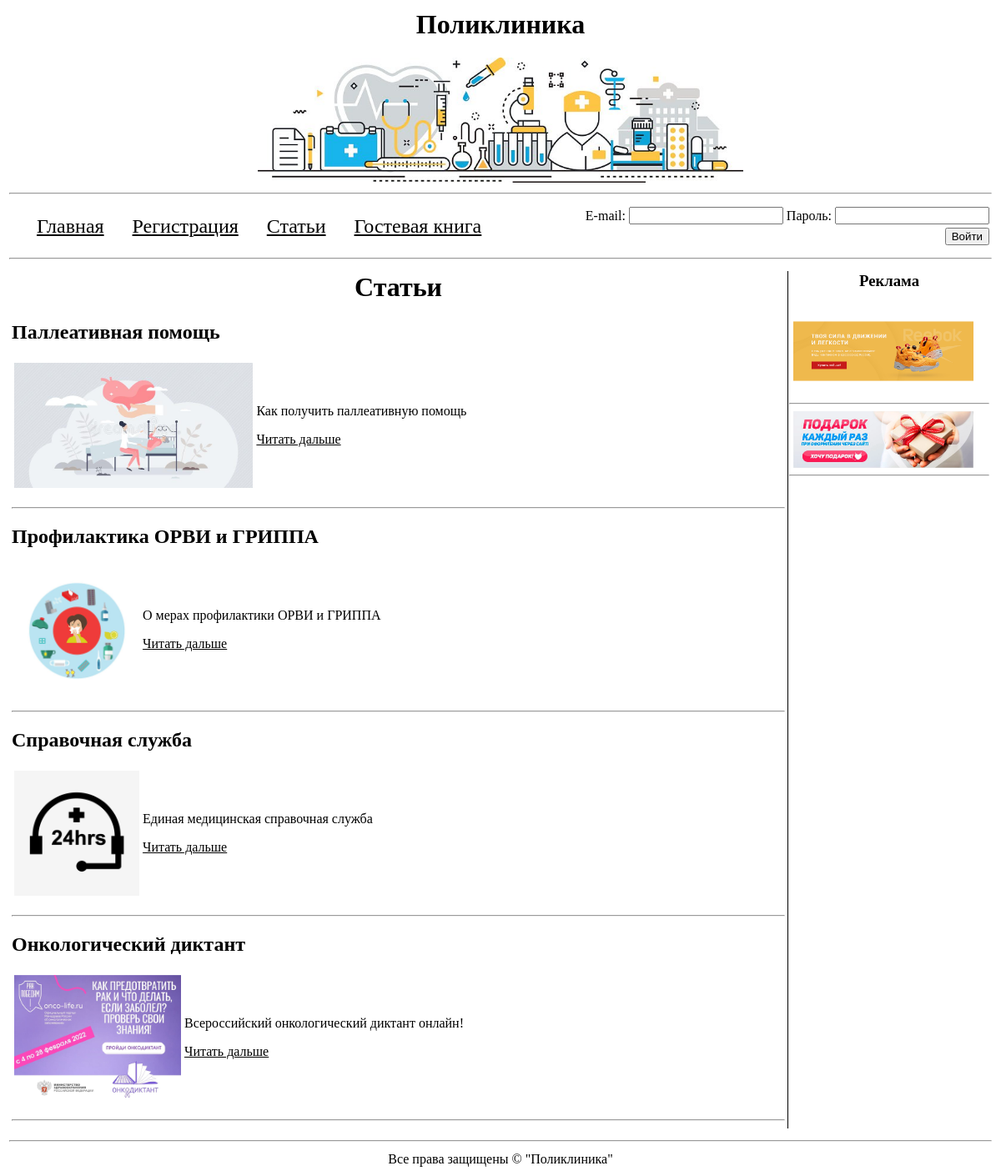
The app's page /article.php with its own data.
### tables this page shows
CREATE TABLE IF NOT EXISTS `articles` (
  `id` int(11) unsigned NOT NULL AUTO_INCREMENT,
  `title` varchar(255) NOT NULL,
  `intro_text` text NOT NULL,
  `full_text` text NOT NULL,
  PRIMARY KEY (`id`)
);

CREATE TABLE IF NOT EXISTS `banners` (
  `id` int(11) unsigned NOT NULL AUTO_INCREMENT,
  `code` text NOT NULL,
  PRIMARY KEY (`id`)
);

### lib/functions.php (called while the page is built, shortened)
<?php
 $mysqli=false;
 function getAllArticles(){
  global $mysqli;
  $result_set = $mysqli -> query("SELECT * FROM `articles`");
  return resultSetToArray($result_set);
 }
 function resultSetToArray($result_set){
  $array = array();
  while(($row = $result_set -> fetch_assoc()) != false)
   $array[] = $row;
  return $array;
 }
 function getAllBanners(){
  global $mysqli;
  $result_set = $mysqli -> query("SELECT * FROM `banners`");
  return resultSetToArray($result_set);
 }
 function checkUser($email, $password){
  global $mysqli;
  $result_set = $mysqli -> query("SELECT * FROM `users` WHERE `email`='$email' AND `password`='$password'");
  if($result_set -> fetch_assoc()) return true;
  else return false;
 }
?>

### blocks/intro_article.php (the view)
<div class="article">
 <h2><?php echo $title; ?><h2>
 <table>
  <tr>
   <td>
    <p class="articles_img">
     <img src="images/article_<?php echo $id; ?>.jpg" alt="<?php echo $title; ?>">
    </p>
   </td>
   <td>
    <?php echo $intro_text; ?>
    <p>
     <a href="articles.php?id=<?php echo $id ?>">Читать дальше</a>
    </p>
   </td>
  </tr>
 </table>
</div>
<hr>

### article.php (shortened to what this page needs)
<html>
<head>
 <link rel="stylesheet" type="text/css" href="styles/main.css">
</head>
<body link="black" alink="blue" vlink="black">
 <table id="main">
  <?php require_once "blocks/top.php"; ?>
  <tr>
   <td colspan="2"><hr>
  </tr>
  <tr>
   <td colspan="2">
	<table id="content">
	 <tr>
	  <td>
	   <h1 align="center">Статьи</h1>
	   <?php require_once "blocks/list_articles.php"; ?>
	  </td>
	  <td id="banners">
	   <?php require_once "blocks/banners.php"; ?>
	  </td>
	 </tr>
	</table>
   </td>
  </tr>
  <tr>
   <td colspan="2"><hr></td>
  </tr>
  <tr>
   <?php require_once "blocks/footer.php"; ?>
  </tr>
 </table>
</body>
</html>

### blocks/top.php
<tr>
 <td colspan="2" id="header">
  <h1>Поликлиника</h1>
  <p>
   <img id="h_image" src="images/header.jpg" alt="Шапка сайта">
  </p>
 </td>
</tr>
<tr>
 <td colspan="2"><hr></td>
</tr>
<tr>
 <td>
  <table id="topmenu">
   <tr>
	<td>
	 <a href="index.php">Главная</a>
	</td>
	<td>
	 <a href="reg.php">Регистрация</a>
	</td>
	<td>
	 <a href="article.php">Статьи</a>
	</td>
	<td>
	 <a href="guestbook.php">Гостевая книга</a>
	</td>
   </tr>
  </table>
 </td>
 <td id="login">
  <?php
   if(checkUser($_SESSION["email"],$_SESSION["password"]))
	require_once "blocks/user_panel.php";
   else require_once "blocks/auth_form.php";
  ?>
 </td>
</tr>

### blocks/auth_form.php (shortened to what this page needs)
<form name="auth" action="auth.php" method="post">
 <table align="right">
  <tr>
   <td>E-mail:</td>
   <td>
    <input type="text" name="email">
   </td>
   <td>Пароль:</td>
   <td>
	<input type="password" name="password">
   </td>
  </tr>
  <tr>
   <td colspan="4" class="rigth_td">
	<input type="submit" name="button_auth" value="Войти">
   </td>
  </tr>
 </table>
</form>

### blocks/list_articles.php
<?php
 $articles = getAllArticles();
 for ($i=0; $i<count($articles); $i++){
  $id = $articles[$i]["id"];
  $title = $articles[$i]["title"];
  $intro_text = $articles[$i]["intro_text"];
  include "intro_article.php";
 }
?>

### blocks/banners.php
<h3 align="center">Реклама</h3>
<?php
 $banners = getAllBanners();
 for($i=0; $i<count($banners); $i++){
  $code = $banners[$i]["code"];
  include "banner.php";
 }
?>

### blocks/banner.php
<div class="banner"><?php echo $code; ?></div>
<hr>

### blocks/footer.php
<td colspan="2" id="footer">
 <p>Все права защищены &copy; "Поликлиника"</p>
</td>

### styles/main.css (style rules this page uses)
#main { width:100%; }
#header { text-align:center; }
#h_image { height: 150px; }
#topmenu { font-size:150%; }
#topmenu a { margin-left: 30px; text-align:center; }
#login { text-align: right; }
.rigth_td { text-align:right; }
#content { width:100%; }
#banners { border-left: 1px solid #000; width: 240px; vertical-align: top; }
.banner img { padding-left: 5px; width: 90% }
#footer p { text-align: center; }
.articles_img img { height: 150px; }

### records on screen
articles: title "Паллеативная помощь", shows a picture, intro_text "Как получить паллеативную помощь"
articles: title "Профилактика ОРВИ и ГРИППА", shows a picture, intro_text "О мерах профилактики ОРВИ и ГРИППА"
articles: title "Справочная служба", shows a picture, intro_text "Единая медицинская справочная служба"
articles: title "Онкологический диктант", shows a picture, intro_text "Всероссийский онкологический диктант онлайн!"
banners: code (picture)
banners: code (picture)
